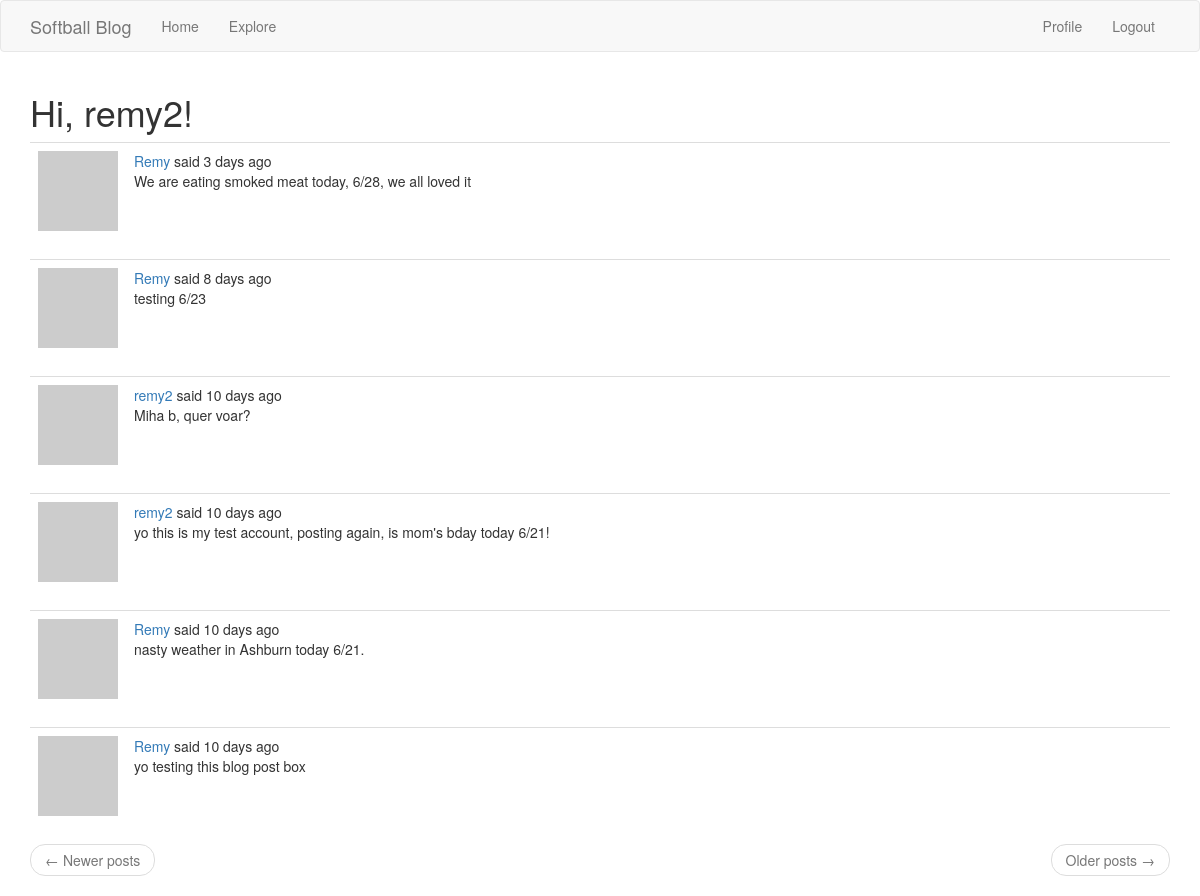
The page /explore (signed in) on the database its author committed.
### app/models.py (models this page shows, shortened)
class User(UserMixin, db.Model):
    id = db.Column(db.Integer, primary_key=True)
    username = db.Column(db.String(64), index=True, unique=True)
    email = db.Column(db.String(120), index=True, unique=True)
    password_hash = db.Column(db.String(128))
    posts = db.relationship("Post", backref="author", lazy="dynamic")
    about_me = db.Column(db.String(140))
    last_seen = db.Column(db.DateTime, default=datetime.utcnow)
    followed = db.relationship(
        "User",
        secondary=followers,
        primaryjoin=(followers.c.follower_id == id),
        secondaryjoin=(followers.c.followed_id == id),
        backref=db.backref("followers", lazy="dynamic"),
        lazy="dynamic",
    )
    def avatar(self, size):
        digest = md5(self.email.lower().encode("utf-8")).hexdigest()
        return f"https://www.gravatar.com/avatar/{digest}?d=robohash&s={size}"

class Post(db.Model):
    id = db.Column(db.Integer, primary_key=True)
    body = db.Column(db.String(140))
    timestamp = db.Column(db.DateTime, index=True, default=datetime.utcnow)
    user_id = db.Column(db.Integer, db.ForeignKey("user.id"))

### app/routes.py (the view)
@app.route("/explore")
@login_required
def explore():
    page = request.args.get("page", 1, type=int)
    posts = Post.query.order_by(Post.timestamp.desc()).paginate(
        page=page, per_page=app.config["POSTS_PER_PAGE"], error_out=False
    )
    next_url = url_for("explore", page=posts.next_num) if posts.has_next else None
    prev_url = url_for("explore", page=posts.prev_num) if posts.has_prev else None
    return render_template(
        "index.html",
        title=_("Explore"),
        posts=posts.items,
        next_url=next_url,
        prev_url=prev_url,
    )

### app/models.py (called while the page is built)
@login.user_loader
def load_user(id):
    return User.query.get(int(id))

### app/routes.py (called while the page is built)
@app.before_request
def before_request():
    if current_user.is_authenticated:
        current_user.last_seen = datetime.utcnow()
        db.session.commit()
        g.locale = str(get_locale())

### app/templates/index.html (shortened to what this page needs)
{% extends "base.html" %}
{% import 'bootstrap/wtf.html' as wtf %}
{% block app_content %}
    <h1>{{ _('Hi, %(username)s!', username=current_user.username) }}</h1>
{% for post in posts %}
{% include '_post.html' %}
{% endfor %}
<nav aria-label="...">
    <ul class="pager">
        <li class="previous{% if not prev_url %} disabled{% endif %}">
            <a href="{{ prev_url or '#' }}">
                <span aria-hidden="true">&larr;</span> {{ _('Newer posts') }}
            </a>
        </li>
        <li class="next{% if not next_url %} disabled{% endif %}">
            <a href="{{ next_url or '#' }}">
                {{ _('Older posts') }} <span aria-hidden="true">&rarr;</span>
            </a>
        </li>
    </ul>
</nav>
{% endblock %}

### app/templates/_post.html (shortened to what this page needs)
<table class="table table-hover">
    <tr>
        <td width="70px">
            <a href="{{ url_for('user', username=post.author.username) }}">
                <img src="{{ post.author.avatar(70) }}" />
            </a>
        </td>
        <td>
            {{ _('%(username)s said %(when)s',
            username=user_link, when=moment(post.timestamp).fromNow()) }}
            <br>
            {{ post.body }}
        </td>
    </tr>
</table>

### rows shown on the page
Post: body "We are eating smoked meat today, 6/28, we all loved it"
Post: body "testing 6/23"
Post: body "Miha b, quer voar?"
Post: body "yo this is my test account, posting again, is mom's bday today 6/21!"
Post: body "nasty weather in Ashburn today 6/21."
Post: body "yo testing this blog post box"
